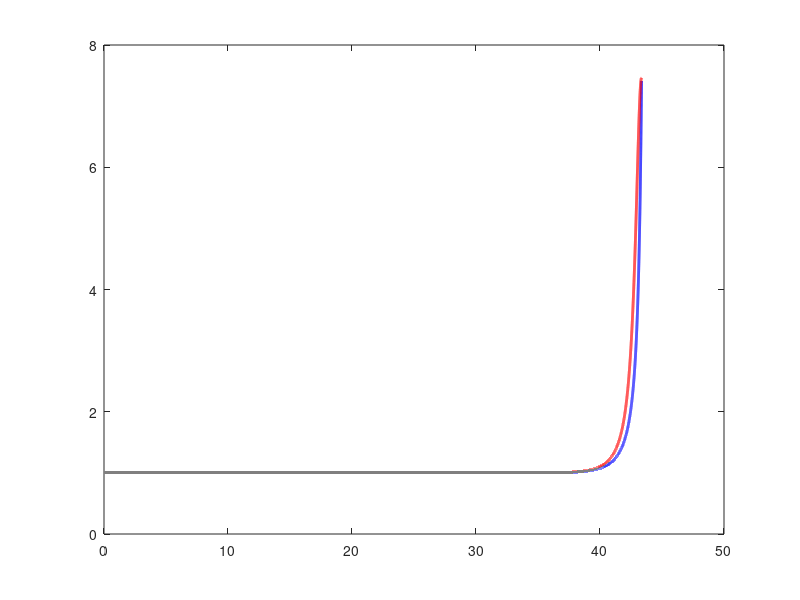

MATLAB code for this plot: (Note: this script raises an error after producing the figure.)
t = linspace(0, 43.35, 100000);
r = sqrt(3)/2;
c = -38;
k = [0:255];
[tg, kg] = meshgrid(t, k);
A_k = exp(abs(tg).*kg.*r+kg*c);
psi = sum(A_k);
A_0 = sqrt(1 - (sum(A_k.^2)));
%figure
%plot(t, log(A_k), '*');

a = 3/8;
b = sqrt(8*a*(1-2*a));
omega = 2*sqrt(1-2*a);
%t_2 = t+43.7120;
t_2 = t-43.35;
x_2 = 0;
psi_2 = (1 + (2*(1-2*a)*cosh(b*t_2) + 1i*b*sinh(b*t_2))./(sqrt(2*a)*cos(omega*x_2)-cosh(b*t_2))).*exp(1i*t_2);

plot(t, abs(psi).^2, '-b', 'LineWidth', 2);
hold on;
plot(t, abs(psi_2).^2, '-r', 'LineWidth', 2);
legend('Reproduced breather', 'Analytical breather', 0);
xlim([35, max(t)]);
ylabel('|\psi|^2'); xlabel('t');
